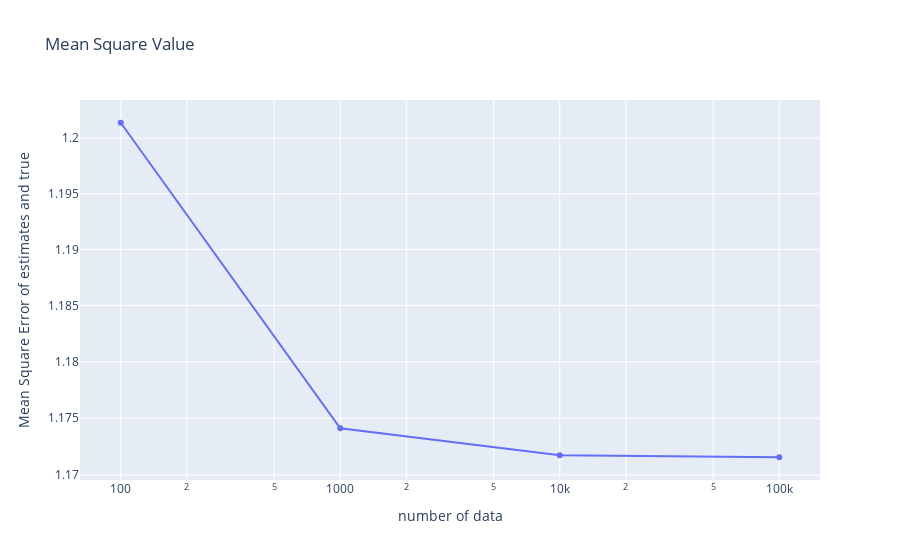

This figure's notebook cell:
### Code cell
print("on_para_eq_constraint=True")
data_analysis.show_mse(num_data, mses_affine)

### Figure 1 — Plotly figure (JSON) as saved in the notebook; plotly's stock layout.template omitted (floating-point values rounded to 4 significant figures)
{"data": [{"mode": "lines+markers", "type": "scatter", "x": [100, 1000, 10000, 100000], "y": [1.201, 1.174, 1.172, 1.172]}], "layout": {"title": {"text": "Mean Square Value"}, "xaxis": {"title": {"text": "number of data"}, "type": "log"}, "yaxis": {"title": {"text": "Mean Square Error of estimates and true"}, "type": "log"}}}
